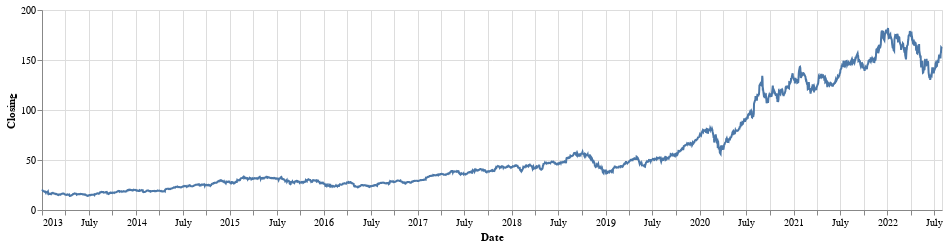

The code cell stored with this chart in its notebook:
### Code cell
## CLOSING PRICE
price = alt.Chart(TSLA_AAPL.reset_index()).mark_line().encode(
    alt.X("Date", title = "Date"),
    alt.Y("AAPL_Close", title = "Closing"),
    tooltip= ['Date', 'AAPL_Open', 'AAPL_Close', 'AAPL_High', 'AAPL_Low', 'AAPL_Volume']
).properties(
    width=900, height=200
)

price

### Figure 1 — Vega-Lite specification as saved in the notebook (floating-point values rounded to 4 significant figures; data arrays with more than 128 entries replaced by an {"elided": "..."} marker saying what was removed)
{"config": {"view": {"continuousWidth": 400, "continuousHeight": 300}}, "data": {"name": "data-a61753e30cb0e5c2df2184c88941ac67"}, "mark": "line", "encoding": {"tooltip": [{"field": "Date", "type": "temporal"}, {"field": "AAPL_Open", "type": "quantitative"}, {"field": "AAPL_Close", "type": "quantitative"}, {"field": "AAPL_High", "type": "quantitative"}, {"field": "AAPL_Low", "type": "quantitative"}, {"field": "AAPL_Volume", "type": "quantitative"}], "x": {"field": "Date", "title": "Date", "type": "temporal"}, "y": {"field": "AAPL_Close", "title": "Closing", "type": "quantitative"}}, "height": 200, "width": 900, "$schema": "https://vega.github.io/schema/vega-lite/v4.17.0.json", "datasets": {"data-a61753e30cb0e5c2df2184c88941ac67": {"elided": "2413 records"}}}
